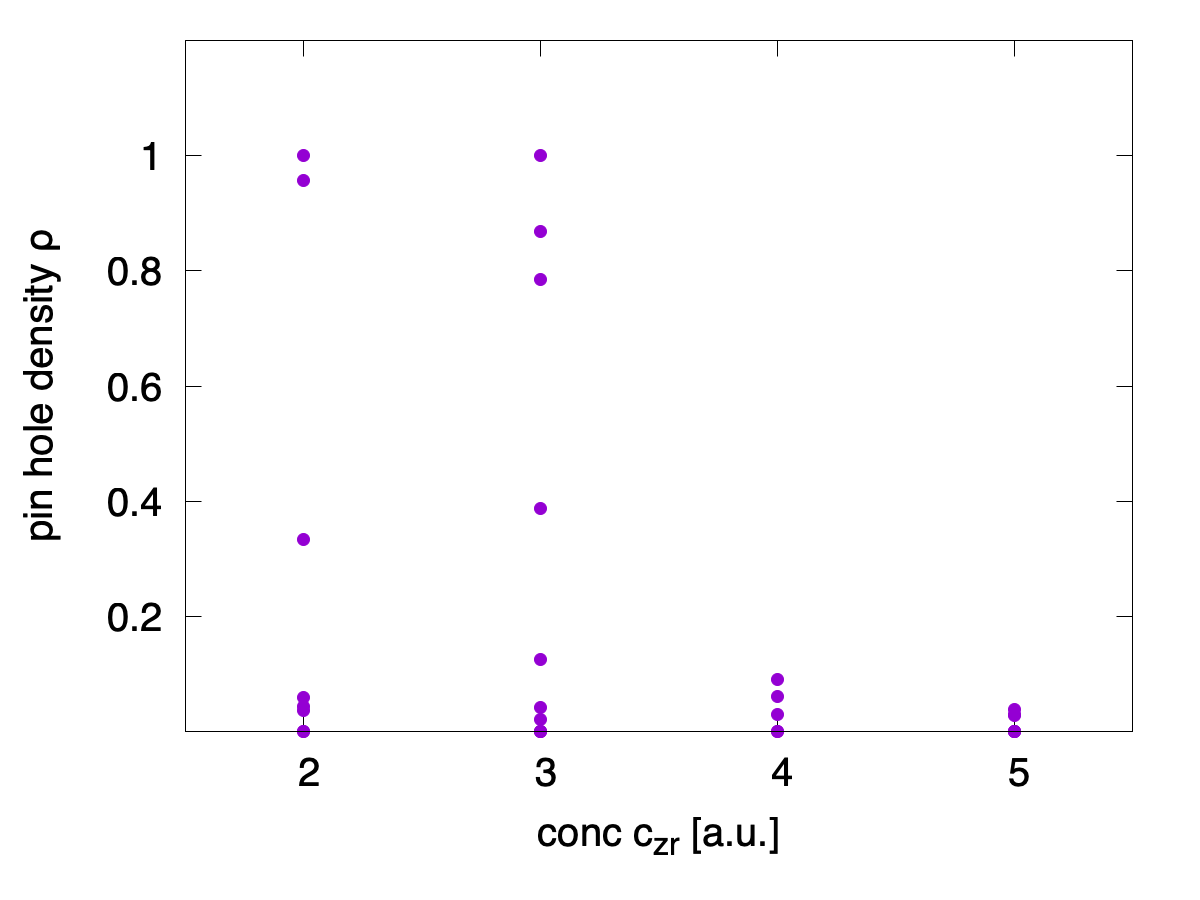

gnuplot code for this plot:
#!/usr/bin/gnuplot 

set term pngcairo size 1200, 900 font ",30"
set out "phd-conc.png"
#set term svg
#set out "phd-conc.svg"
#filename="../../db_final.sorted.tsv"
filename="../../db_final.tsv"
filename="../../gen.tsv"
filename="../../db_final.gen.tsv"
width=2
set xlabel "conc c_{zr} [a.u.]"
set ylabel "pin hole density {/Symbol r}"
set xrange [1.5:5.5]
set yrange [0:1.2]
set xtics 1,1
set ytics 0.2,0.2,1

#:.! head -n2 ../../db_final.gen.tsv
#1    2    3     4         5        6         7         8     9     10    11    12    13
#gen  nr   enr   G         phd      avg1(G)   avg2(G)   conc  layr  vDOC  TDOC  vCal  TCal
#0    212  2947  10.95940  0.00000  -8.43005  -9.76459  4     6     16    80    18    300
#plot filename u 8:4 pt 7 t "O"

plot filename u 8:5 pt 7 ps width notitle
#pause -1
